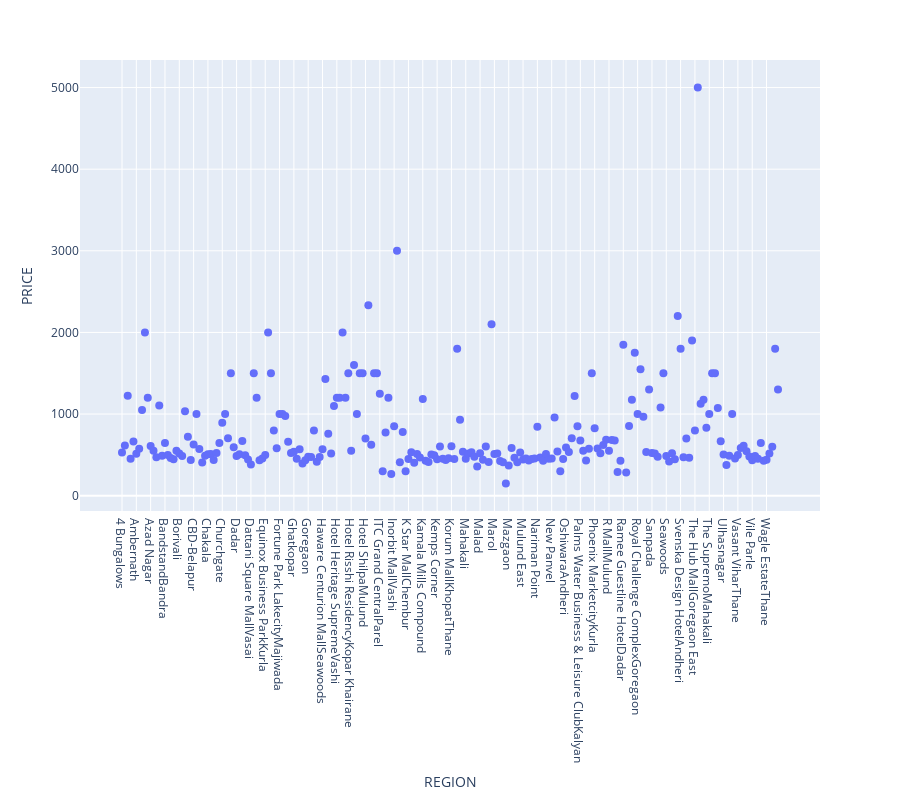

Source (notebook cell):
### Code cell
fig = px.scatter(region_price_df, x='REGION', y='PRICE').update_traces(marker_size =8) 
fig.update_layout(height=800)
fig.show()

### Figure 1 — Plotly figure (JSON) as saved in the notebook; plotly's stock layout.template omitted (floating-point values rounded to 4 significant figures; data arrays with more than 128 entries replaced by an {"elided": "..."} marker saying what was removed)
{"data": [{"hovertemplate": "REGION=%{x}<br>PRICE=%{y}<extra></extra>", "legendgroup": "", "marker": {"color": "#636efa", "size": 8, "symbol": "circle"}, "mode": "markers", "name": "", "orientation": "v", "showlegend": false, "type": "scatter", "x": {"elided": "230 str values"}, "xaxis": "x", "y": {"elided": "230 float values"}, "yaxis": "y"}], "layout": {"height": 800, "legend": {"tracegroupgap": 0}, "margin": {"t": 60}, "xaxis": {"anchor": "y", "domain": [0, 1], "title": {"text": "REGION"}}, "yaxis": {"anchor": "x", "domain": [0, 1], "title": {"text": "PRICE"}}}}
